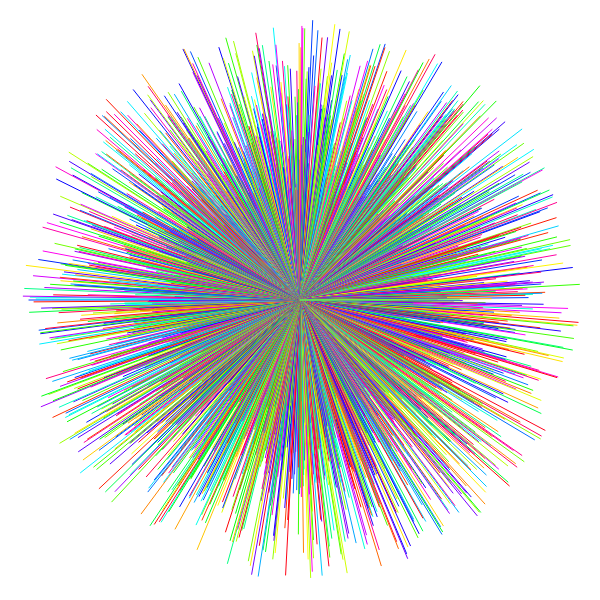
Frame 1 (no input)
Frame 60 (no input): identical to frame 1, image omitted
Frame 120 (the mouse pressed at the canvas centre since frame 60): identical to frame 1, image omitted

The p5.js sketch that drew this single still picture (run headless with seeded random() and noise() and a simulated clock; from frame 60 on, the mouse is pressed at the canvas centre):

// p5.js sketch
// ── sketch.js
function setup() {
	createCanvas(600, 600);
	colorMode(HSB,360,100,100,1);
	for(let angle=0; angle<360; angle+=0.2){  //每隔0.2度绘制一条颜色随机、终点距屏幕中心距离随机的直线
		stroke(random(360),100,100);
		let r = random(100,280);
		let x = width/2 + cos(radians(angle)) * r; 
		let y = height/2 + sin(radians(angle)) * r;
		line(300,300,x,y);
	}
}
function draw() {
}
